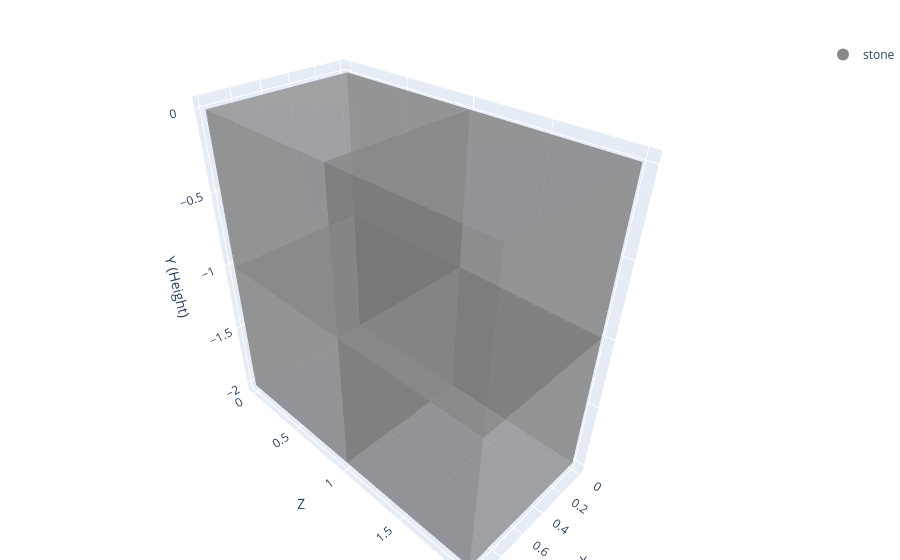

Notebook cell for this chart:
### Code cell
from eval_code.physical_plausibility import is_ground_connected

coords = [
    {"x": 0, "y": -1, "z": 0, "material": "stone"},
    {"x": 0, "y": -1, "z": 1, "material": "stone"},
    {"x": 0, "y": -2, "z": 0, "material": "stone"},
    {"x": 0, "y": -2, "z": 1, "material": "stone"},
]


assert True == is_ground_connected(coords)
plotly_blocks.plot(coords)

### Figure 1 — Plotly figure (JSON) as saved in the notebook; plotly's stock layout.template omitted (floating-point values rounded to 4 significant figures)
{"data": [{"facecolor": ["#888888", "#888888", "#888888", "#888888", "#888888", "#888888", "#888888", "#888888", "#888888", "#888888", "#888888", "#888888", "#888888", "#888888", "#888888", "#888888", "#888888", "#888888", "#888888", "#888888", "#888888", "#888888", "#888888", "#888888", "#888888", "#888888", "#888888", "#888888", "#888888", "#888888", "#888888", "#888888", "#888888", "#888888", "#888888", "#888888", "#888888", "#888888", "#888888", "#888888", "#888888", "#888888", "#888888", "#888888", "#888888", "#888888", "#888888", "#888888"], "flatshading": true, "i": [0, 0, 4, 4, 0, 0, 2, 2, 1, 1, 0, 0, 8, 8, 12, 12, 8, 8, 10, 10, 9, 9, 8, 8, 16, 16, 20, 20, 16, 16, 18, 18, 17, 17, 16, 16, 24, 24, 28, 28, 24, 24, 26, 26, 25, 25, 24, 24], "j": [1, 2, 5, 6, 1, 5, 3, 7, 2, 6, 3, 7, 9, 10, 13, 14, 9, 13, 11, 15, 10, 14, 11, 15, 17, 18, 21, 22, 17, 21, 19, 23, 18, 22, 19, 23, 25, 26, 29, 30, 25, 29, 27, 31, 26, 30, 27, 31], "k": [2, 3, 6, 7, 5, 4, 7, 6, 6, 5, 7, 4, 10, 11, 14, 15, 13, 12, 15, 14, 14, 13, 15, 12, 18, 19, 22, 23, 21, 20, 23, 22, 22, 21, 23, 20, 26, 27, 30, 31, 29, 28, 31, 30, 30, 29, 31, 28], "opacity": 0.5, "type": "mesh3d", "x": [0, 1, 1, 0, 0, 1, 1, 0, 0, 1, 1, 0, 0, 1, 1, 0, 0, 1, 1, 0, 0, 1, 1, 0, 0, 1, 1, 0, 0, 1, 1, 0], "y": [0, 0, 0, 0, 1, 1, 1, 1, 1, 1, 1, 1, 2, 2, 2, 2, 0, 0, 0, 0, 1, 1, 1, 1, 1, 1, 1, 1, 2, 2, 2, 2], "z": [-1, -1, 0, 0, -1, -1, 0, 0, -1, -1, 0, 0, -1, -1, 0, 0, -2, -2, -1, -1, -2, -2, -1, -1, -2, -2, -1, -1, -2, -2, -1, -1]}, {"marker": {"color": "#888888", "size": 8}, "mode": "markers", "name": "stone", "showlegend": true, "type": "scatter3d", "x": [null], "y": [null], "z": [null]}], "layout": {"legend": {"itemsizing": "constant"}, "margin": {"b": 0, "l": 0, "r": 0, "t": 40}, "scene": {"aspectmode": "data", "xaxis": {"title": {"text": "X"}}, "yaxis": {"title": {"text": "Z"}}, "zaxis": {"title": {"text": "Y (Height)"}}}, "title": {"text": ""}}}
